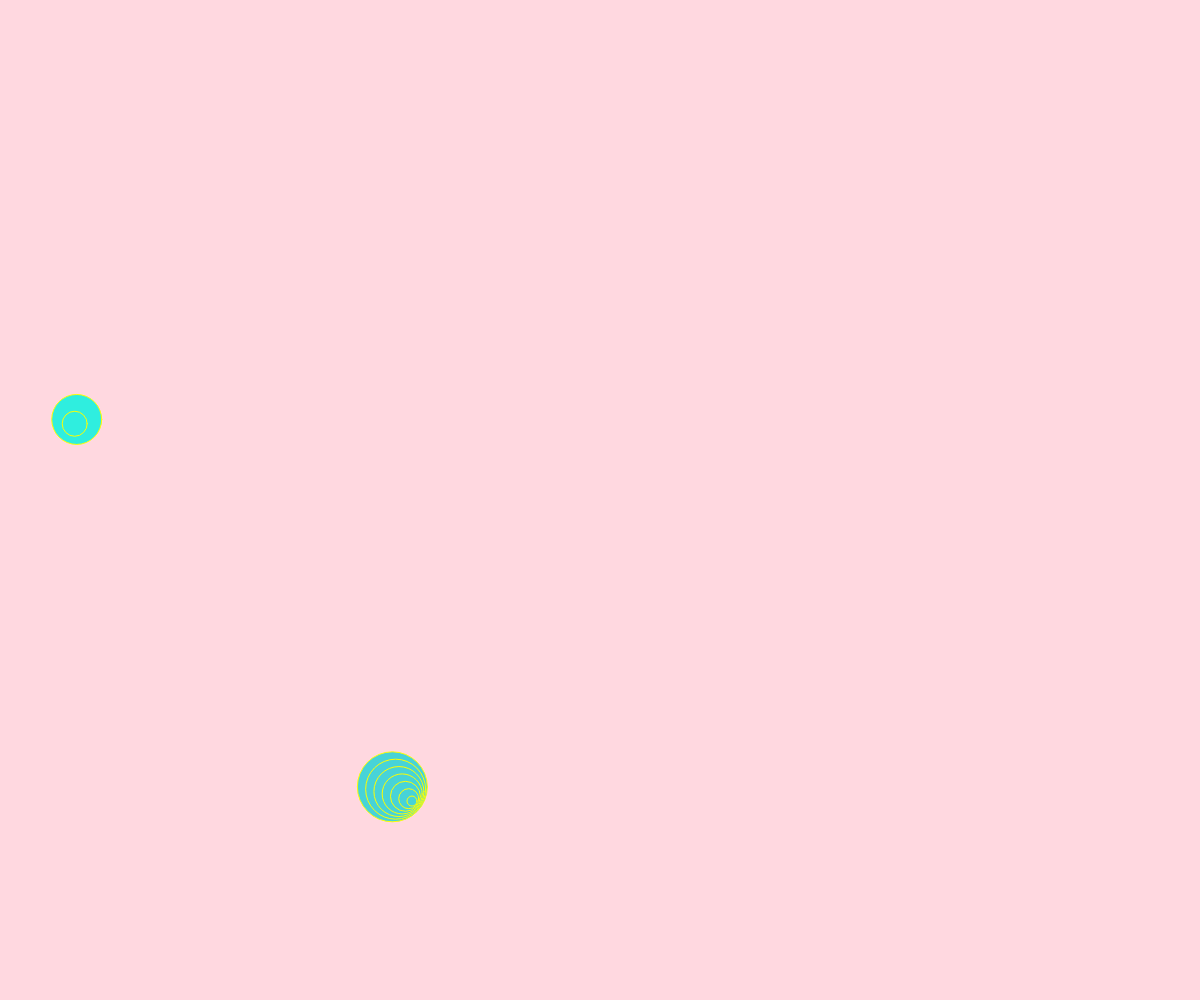
Frame 1 (no input)
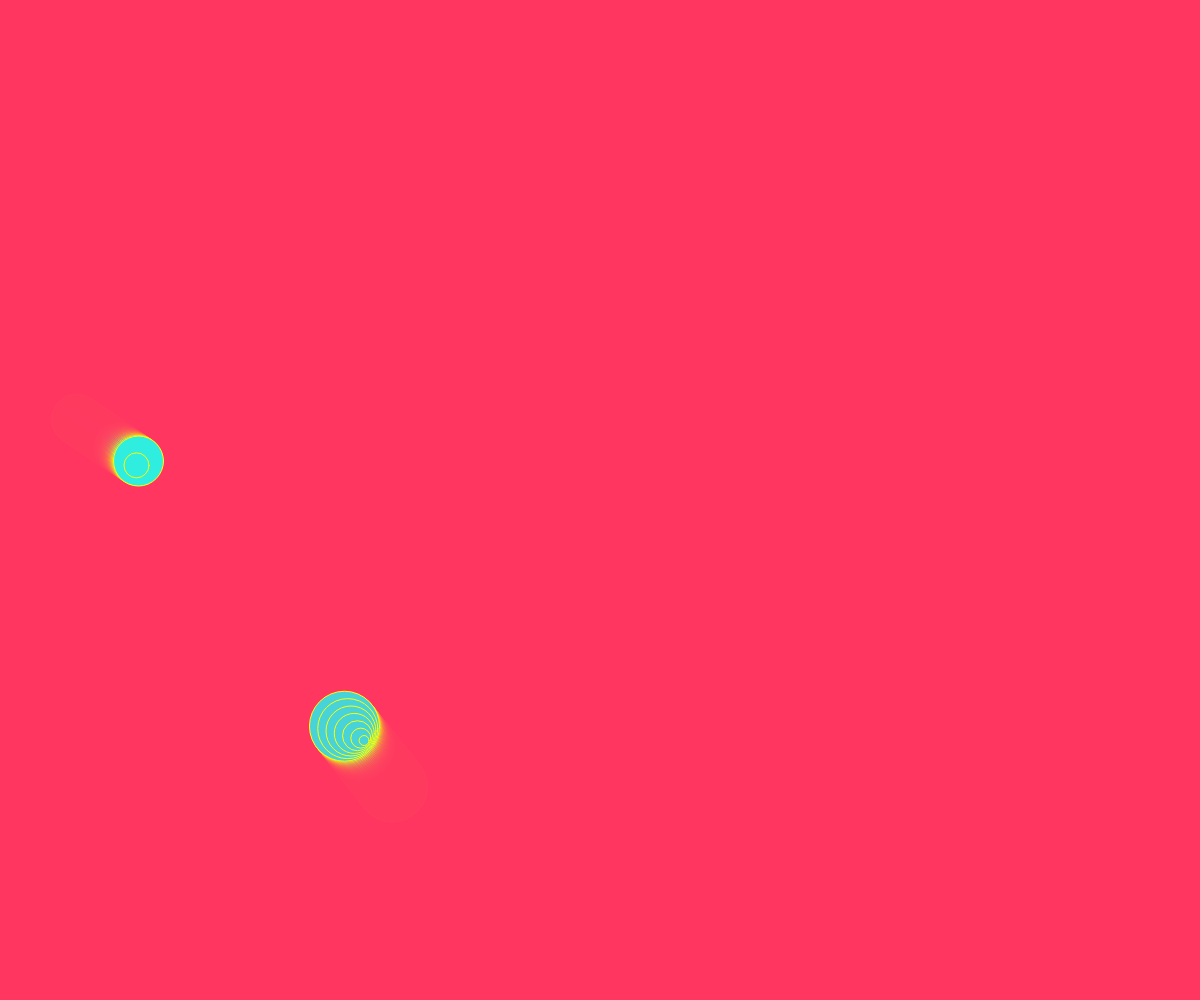
Frame 60 (no input)
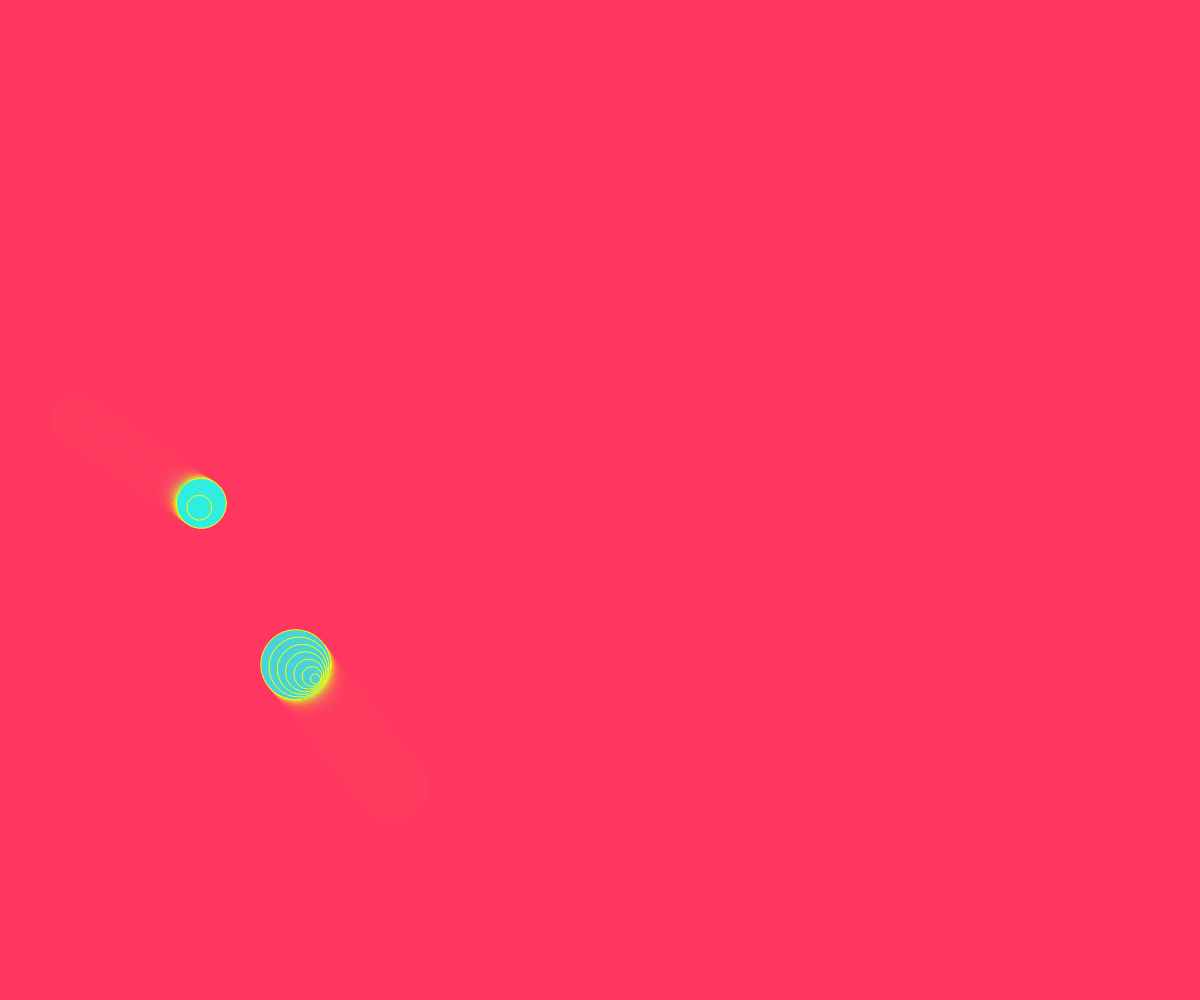
Frame 120 (the mouse pressed at the canvas centre since frame 60)

The p5.js sketch that drew these frames (run headless with seeded random() and noise() and a simulated clock; from frame 60 on, the mouse is pressed at the canvas centre):

// p5.js sketch
// ── sketch.js
let mover1,mover2;
function setup() {
  // Create a canvas that fills the entire browser window
  createCanvas(windowWidth, windowHeight);
  mover1 = new mover(); // mover is the name of the class, that part has to match
  mover2 = new mover(); // same class, different instance, its own randomized properties
}

function draw() {
  // background color, not black: R=255, G=60, B=100, with a semi-transparent alpha
  background(255,60,100,50);
  mover1.display(7,10);
  mover2.display(2,25);
  mover1.update();
  mover2.update();
  mover1.keepInCanvas();
  mover2.keepInCanvas();
}
// ── mover.js
class mover{
// mover is an object made of a repeated shape with an offset.
// it can move around the canvas, bounce against the walls, and have a customizable size.
    //constructor is like the setup function
    constructor(){

        this.r = random(0,100);
        this.g = random(200,255);
        this.b = random(100,255);

        this.x = random(width);
        this.y = random(height);

        this.xDir = random(-2,2);
        this.yDir = random(-2,2);

        this.offSetX = random(-5,5);
        this.offSetY = random(-5,5);

    }

    // no need to type function, this is called a method
    display(numShapes,diam){
        for (let i = numShapes; i > 0; i--){
            fill(this.r,this.g,this.b);
            stroke('yellow');
            circle(this.x + this.offSetX*i,this.y+this.offSetY*i,diam*i);
        }
    }
    update(){
        this.x += this.xDir;
        this.y += this.yDir;
    }
    keepInCanvas(){
        if((this.x > width)||(this.x < 0)){
            this.xDir = -this.xDir;
        }
        if((this.y > height)||(this.y < 0)){
            this.yDir *= -1; // same as this.yDir = -this.yDir, just written differently
        }
    }
}
